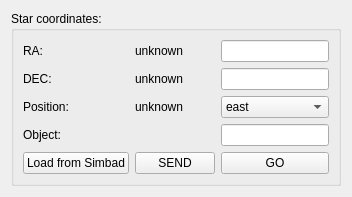
      <widget class="QWidget" name="source_coordinates_page">
       <layout class="QGridLayout" name="gridLayout_18">
        <item row="0" column="0">
         <widget class="QGroupBox" name="groupBox">
          <property name="sizePolicy">
           <sizepolicy hsizetype="Preferred" vsizetype="Preferred">
            <horstretch>0</horstretch>
            <verstretch>0</verstretch>
           </sizepolicy>
          </property>
          <property name="title">
           <string>Star coordinates:</string>
          </property>
          <layout class="QGridLayout" name="gridLayout_5">
           <property name="leftMargin">
            <number>9</number>
           </property>
           <item row="2" column="0">
            <widget class="QLabel" name="label_13">
             <property name="text">
              <string>DEC:</string>
             </property>
            </widget>
           </item>
           <item row="7" column="0">
            <widget class="QPushButton" name="load_target_from_simbad_BT">
             <property name="text">
              <string>Load from Simbad</string>
             </property>
            </widget>
           </item>
           <item row="7" column="2">
            <widget class="QPushButton" name="go_ra_dec_BT">
             <property name="text">
              <string>GO</string>
             </property>
            </widget>
           </item>
           <item row="0" column="0">
            <widget class="QLabel" name="label_2">
             <property name="text">
              <string>RA:</string>
             </property>
            </widget>
           </item>
           <item row="6" column="0">
            <widget class="QLabel" name="label_41">
             <property name="text">
              <string>Object:</string>
             </property>
            </widget>
           </item>
           <item row="4" column="0">
            <widget class="QLabel" name="label_12">
             <property name="text">
              <string>Position:</string>
             </property>
            </widget>
           </item>
           <item row="6" column="2">
            <widget class="QLineEdit" name="object_LE"/>
           </item>
           <item row="7" column="1">
            <widget class="QPushButton" name="send_ra_dec_BT">
             <property name="text">
              <string>SEND</string>
             </property>
            </widget>
           </item>
           <item row="0" column="1">
            <widget class="QLabel" name="coordinates_ra_LB">
             <property name="text">
              <string>unknown</string>
             </property>
            </widget>
           </item>
           <item row="0" column="2">
            <widget class="QLineEdit" name="ra_LE"/>
           </item>
           <item row="2" column="1">
            <widget class="QLabel" name="coordinates_dec_LB">
             <property name="text">
              <string>unknown</string>
             </property>
            </widget>
           </item>
           <item row="2" column="2">
            <widget class="QLineEdit" name="dec_LE"/>
           </item>
           <item row="4" column="1">
            <widget class="QLabel" name="coordinates_position_LB">
             <property name="text">
              <string>unknown</string>
             </property>
            </widget>
           </item>
           <item row="4" column="2">
            <widget class="QComboBox" name="telescope_position_CB">
             <item>
              <property name="text">
               <string>east</string>
              </property>
             </item>
             <item>
              <property name="text">
               <string>west</string>
              </property>
             </item>
            </widget>
           </item>
          </layout>
         </widget>
        </item>
       </layout>
      </widget>
